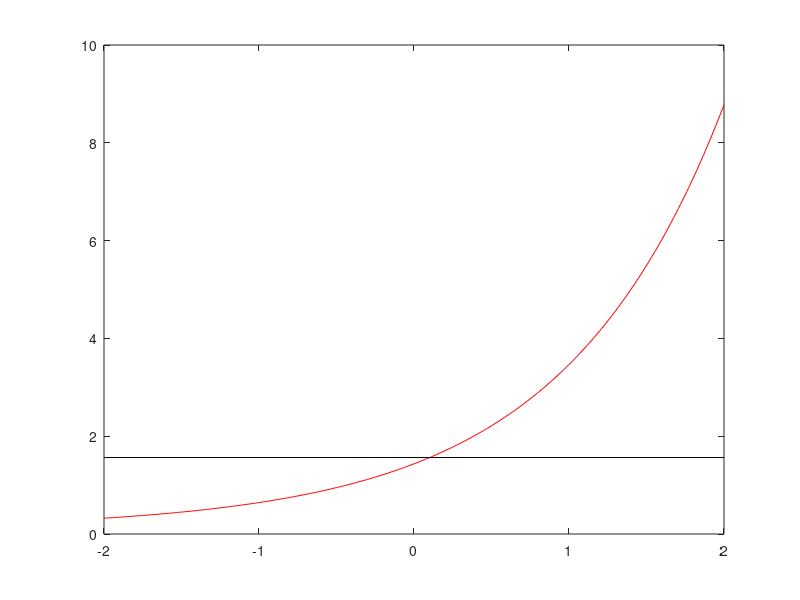

Write MATLAB code to recreate this figure.
l = linspace(-2,2,300); %definimos lambda

valEv = exp(l) + (0.435./l).*(exp(l)-1);
figure();
plot(l, valEv, 'r-')
hold on
line([-2 2], [1.564 1.564], 'Color', 'k')
